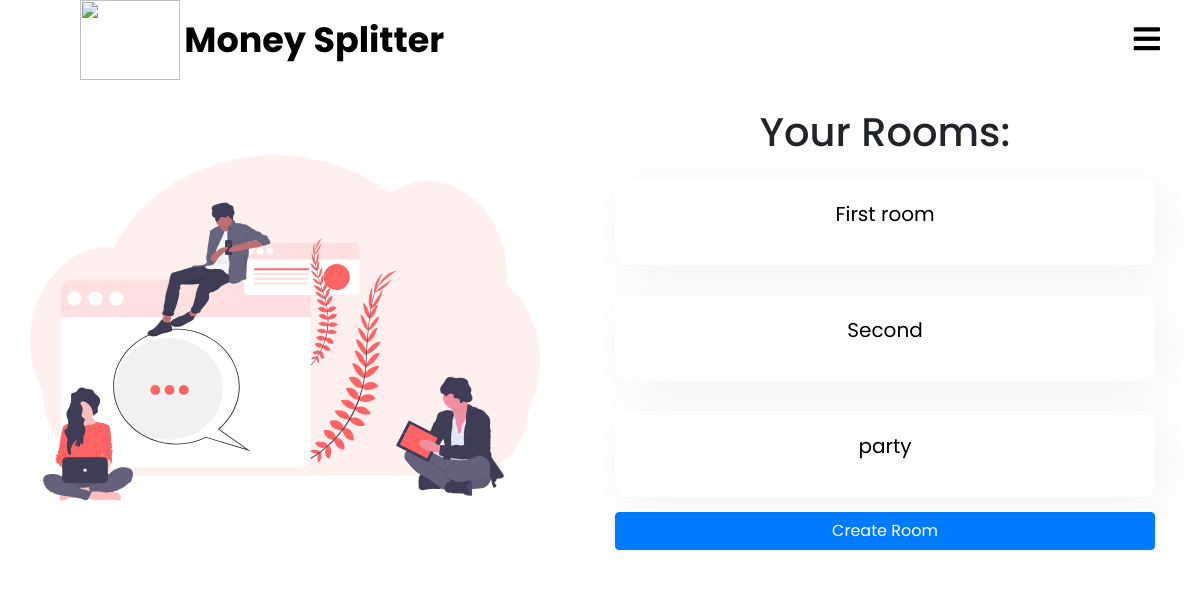
Page /splitter/rooms_list/ (signed in) on the committed database.
### splitter/models.py (models this page shows, shortened)
class room(models.Model):
    creater = models.ForeignKey(User,on_delete=models.CASCADE,related_name="creater")
    name = models.CharField(max_length=250)
    members = models.ManyToManyField(User,through="room_members")

### splitter/views.py (the view)
# urls.py: path('rooms_list/',views.room_list,name="room_list"),
def room_list(request):
    rooms = room_members.objects.filter(member=request.user)
    rooms_list = [x.room for x in rooms]
    length = False
    if(len(rooms_list) == 0):
        length = True
    print(len(rooms_list))
    return render(request,'splitter/room_list.html',{'rooms_list':rooms_list,'length':length})

### templates/splitter/room_list.html (shortened to what this page needs)
{% extends 'splitter/base.html' %}
{% load static %}
{% block css %}
  <link rel="stylesheet" href="{% static 'css/room_list.css' %}">
{% endblock %}
{% block content %}
  <div class="room-list-page">
    <div class="row">
      <div class="col-lg-6">
        <div class="room-list-img-grid">
        <img src="{% static 'images/undraw_Group_chat_unwm.svg' %}" alt="" class="room_list_img" >
        </div>
      </div>
      <div class="col-lg-6">
        <div class="container room-list-grid">
          {% if length %}
          <h1>No Rooms Created!!</h1>
          {% else %}
          <h1>Your Rooms:</h1>
          {% for room in rooms_list %}
          <a href="{% url 'splitter:room_detail' pk=room.pk %}">
            <div class="room_name">
              <p>{{ room.name }}</p>
            </div>
          </a>
          {% endfor %}
          {% endif %}
          <a href="" class="btn btn-primary create-room" data-target="#RoomModalCreateTransaction" data-toggle="modal">Create Room</a>
        </div>
      </div>
    </div>
  </div>
{% endblock %}

### static/css/home_page.css (style rules this page uses)
* { padding: 0; margin: 0; text-decoration: none; list-style: none; box-sizing: border-box; font-family: 'Poppins', sans-serif,Impact, Haettenschweiler, 'Arial Narrow Bold', sans-serif; }
body,html { overflow-x: hidden; }

### static/css/room_list.css (style rules this page uses)
* { margin:0; padding: 0; }
body,html { margin:0; padding: 0; }
.room-list-page .row { width: 100%; }
.room-list-grid { display: flex; flex-direction: column; padding: 0px 50px; margin: 0px; }
.room-list-grid h1 { text-align: center; margin-top: 20px; }
.room-list-grid a { text-decoration: none; }
.room_list_img { width: 100%; height: 60vh; padding: 30px; }
.room_name { width: 100%; padding: 20px; text-align: center; text-decoration: none; font-size: 20px; color: black; margin : 15px 0px; box-shadow: .5rem .5rem 3rem 1px rgba(0,0,0,.05); border-radius: .8rem; }

### rows in the picture
room: name "First room"
room: name "Second"
room: name "party"
